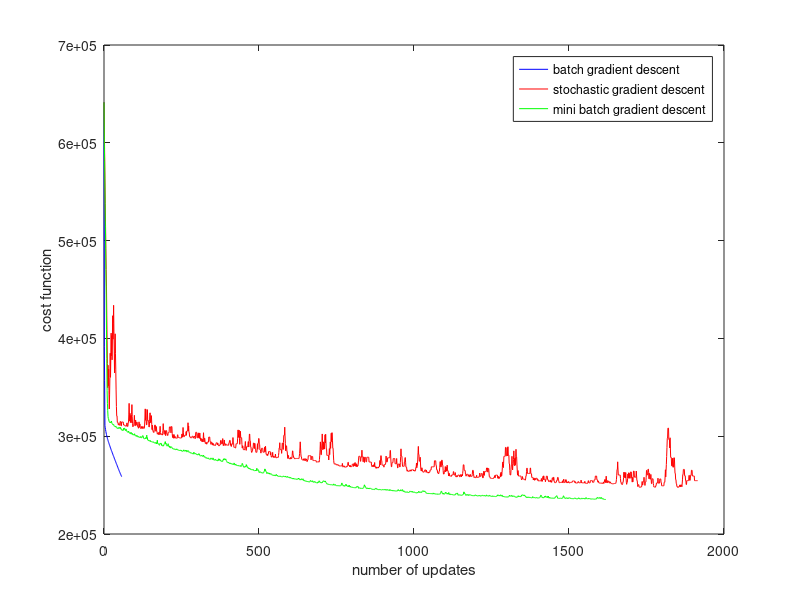
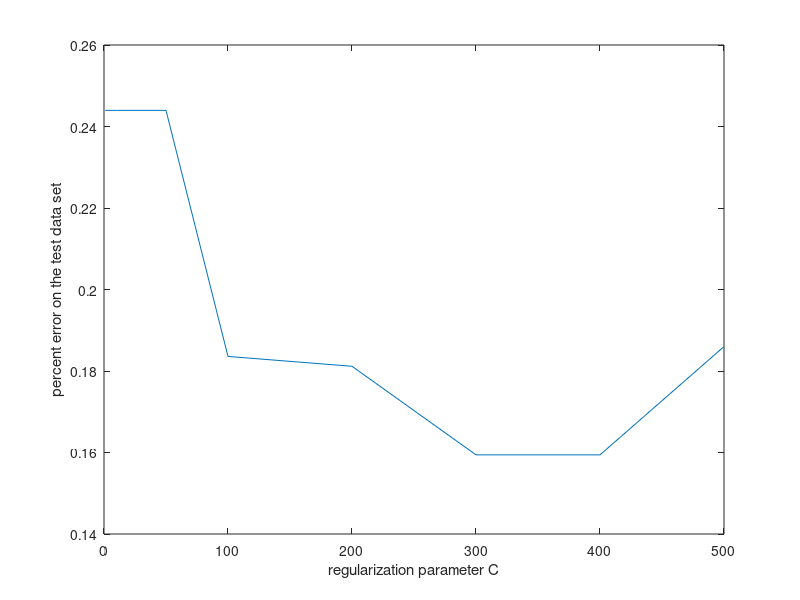

MATLAB code to generate these figures, in order:
% bgd, sgd, mbgd on one graph
bgd = importdata('bgd.txt');
sgd = importdata('sgd.txt');
mbgd = importdata('mbgd.txt');
plot(bgd(:,2),bgd(:,1),'b',sgd(:,2),sgd(:,1),'r',mbgd(:,2),mbgd(:,1),'g')
xlabel('number of updates')
ylabel('cost function')
legend('batch gradient descent','stochastic gradient descent','mini batch gradient descent')
% error vs C
errors = importdata('error.txt');
figure()
plot(errors(:,2),errors(:,1))
xlabel('regularization parameter C')
ylabel('percent error on the test data set') 
